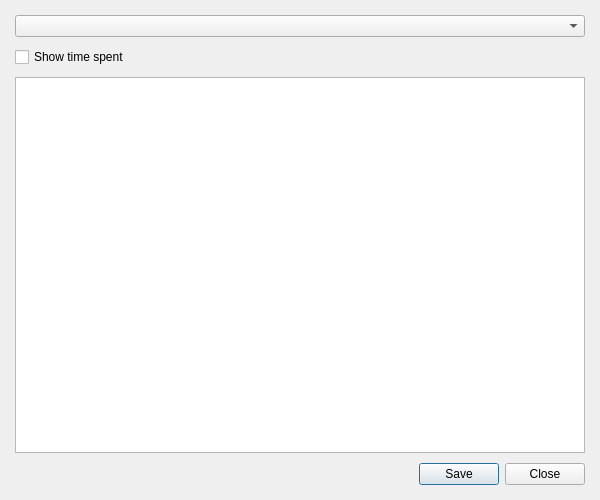
<?xml version="1.0" encoding="UTF-8"?>
<ui version="4.0">
 <class>WorkSummaryWindow</class>
 <widget class="QDialog" name="WorkSummaryWindow">
  <property name="geometry">
   <rect>
    <x>0</x>
    <y>0</y>
    <width>600</width>
    <height>500</height>
   </rect>
  </property>
  <property name="windowTitle">
   <string>Work Summary</string>
  </property>
  <layout class="QVBoxLayout" name="verticalLayout">
   <property name="spacing">
    <number>0</number>
   </property>
   <property name="leftMargin">
    <number>0</number>
   </property>
   <property name="topMargin">
    <number>0</number>
   </property>
   <property name="rightMargin">
    <number>0</number>
   </property>
   <property name="bottomMargin">
    <number>0</number>
   </property>
   <item>
    <layout class="QVBoxLayout" name="layout">
     <property name="spacing">
      <number>10</number>
     </property>
     <property name="leftMargin">
      <number>15</number>
     </property>
     <property name="topMargin">
      <number>15</number>
     </property>
     <property name="rightMargin">
      <number>15</number>
     </property>
     <property name="bottomMargin">
      <number>15</number>
     </property>
     <item>
      <widget class="QComboBox" name="format"/>
     </item>
     <item>
      <widget class="QCheckBox" name="view_time_spent">
       <property name="text">
        <string>Show time spent</string>
       </property>
      </widget>
     </item>
     <item>
      <widget class="QTextEdit" name="work_summary_results"/>
     </item>
     <item>
      <widget class="QDialogButtonBox" name="buttons">
       <property name="standardButtons">
        <set>QDialogButtonBox::Close|QDialogButtonBox::Save</set>
       </property>
      </widget>
     </item>
    </layout>
   </item>
  </layout>
 </widget>
 <resources/>
 <connections/>
</ui>
